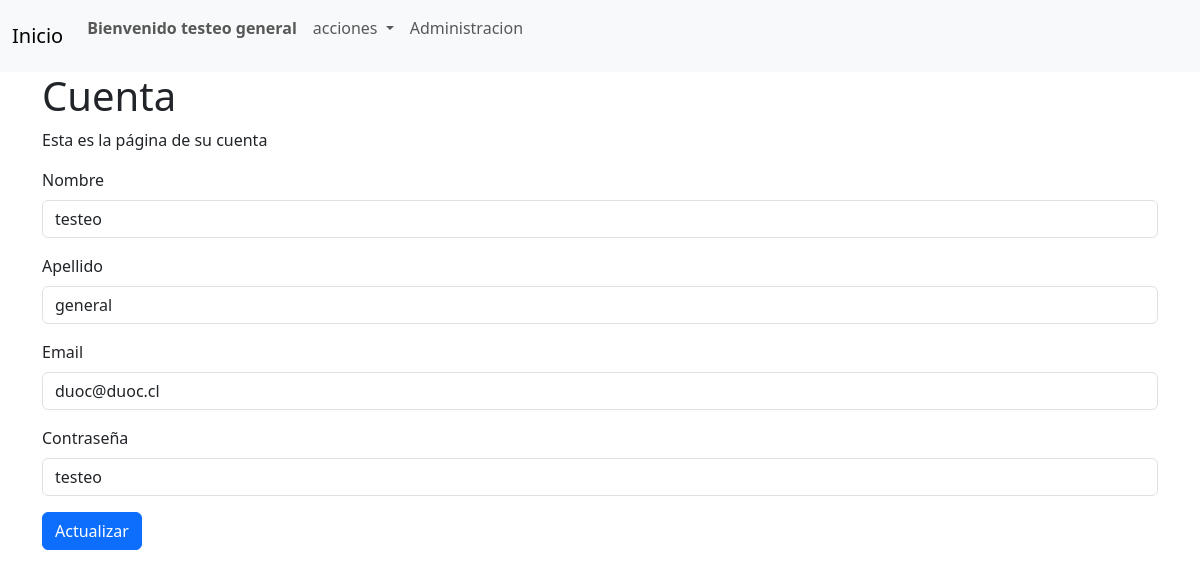
The app's page /cuenta/ (signed in), older data.
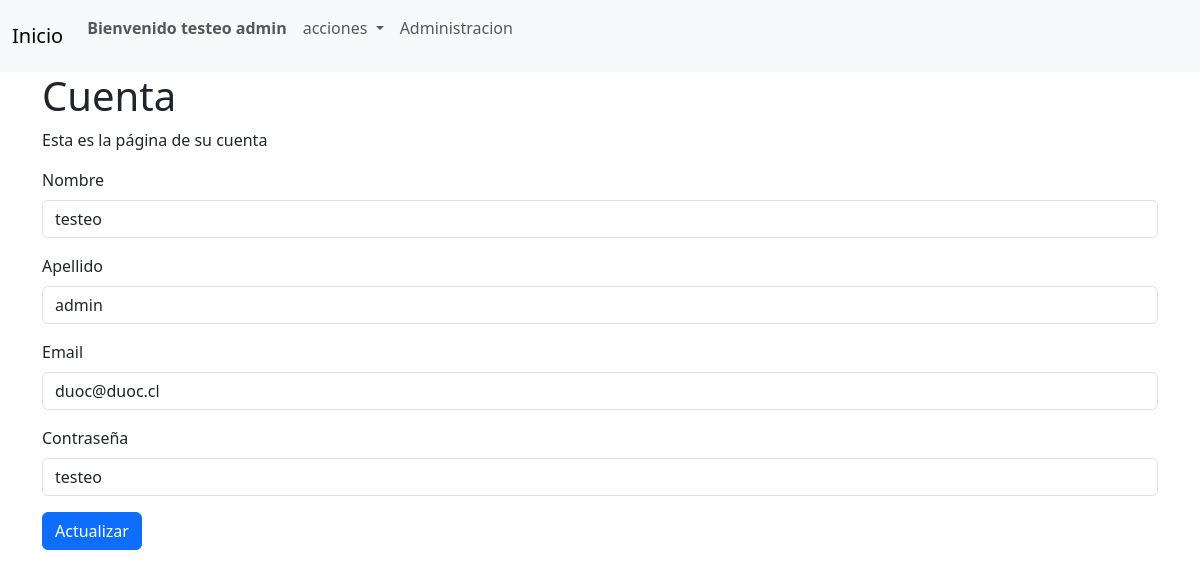
The same page, newer data.
### start/models.py (models this page shows, shortened)
class Usuario(models.Model):
    nombre = models.CharField(max_length=50)
    apellido = models.CharField(max_length=50)
    email = models.EmailField()
    password = models.CharField(max_length=50)
    tipo = models.IntegerField(default=2)

### start/views.py (the view)
# urls.py: path('cuenta/', cuenta, name='cuenta'),
def cuenta(request):
    user_id= request.session.get('id')
    if user_id  is not None:
        usuario = Usuario.objects.get(id=user_id)
        if usuario:
            context = {
                "usuario": usuario,
            }
            return render(request, 'cuenta.html', context)
    return redirect('index')

### start/templates/cuenta.html (shortened to what this page needs)
{% extends "base/base.html" %}
{% block content %}
<div class="container pl-5">
        {% if usuario %}
        <h1>Cuenta</h1>
        <p>Esta es la página de su cuenta</p>
        <form action="{% url 'update_user' %}" method="POST">
            <div class="mb-3">
                <label for="nombre" class="form-label">Nombre</label>
                <input type="text" class="form-control" id="nombre" name="nombre" value="{{ usuario.nombre }}">
            </div>
            <div class="mb-3">
                <label for="apellido" class="form-label">Apellido</label>
                <input type="text" class="form-control" id="apellido" name="apellido" value="{{ usuario.apellido }}">
            </div>
            <div class="mb-3">
                <label for="email" class="form-label">Email</label>
                <input type="email" class="form-control" id="email" name="email" value="{{ usuario.email }}">
            </div>
            <div class="mb-3">
                <label for="password" class="form-label">Contraseña</label>
                <input type="text" class="form-control" id="password" name="password" value="{{ usuario.password }}">
            </div>
            <button type="submit" class="btn btn-primary">Actualizar</button>
        {% else %}
        <h1>Debe iniciar sesión para acceder a su cuenta</h1>
        {% endif %}
    </div>
{% endblock %}

### start/templates/base/base.html (shortened to what this page needs)
<!DOCTYPE html>
<html lang="en">
<head>
    <link href="https://cdn.jsdelivr.net/npm/bootstrap@5.3.3/dist/css/bootstrap.min.css" rel="stylesheet"
>
</head>
<body>
    <nav class="navbar navbar-expand-lg bg-body-tertiary">
        <div class="container-fluid">
            <a class="navbar-brand" href="{% url 'index' %}">Inicio</a>
            <div class="collapse navbar-collapse" id="navbarSupportedContent">
                <ul class="navbar-nav me-auto mb-2 mb-lg-0">
                    {% if usuario %}
                    <li class="nav-item">
                        <p class="nav-link ml-1 fw-bold">Bienvenido {{ usuario.nombre }} {{ usuario.apellido }} </p>
                    </li>
                    <li class="nav-item dropdown">
                        <a class="nav-link dropdown-toggle" href="#" role="button" data-bs-toggle="dropdown"
                            aria-expanded="false">
                            acciones
                        </a>
                    </li>
                    {% if usuario.tipo == 1 %}
                    <li class="nav-item">
                        <a class="nav-link" href="{% url 'administrar' %}">Administracion</a>
                    </li>
                    {% endif %}
                    {% endif %}
                </ul>
            </div>
        </div>
    </nav>
    {% block content %}
    {% endblock %}
</body>
</html>

Row changes from the older to the newer data that the page shows:
changed Usuario "testeo": apellido "general" → "admin"
